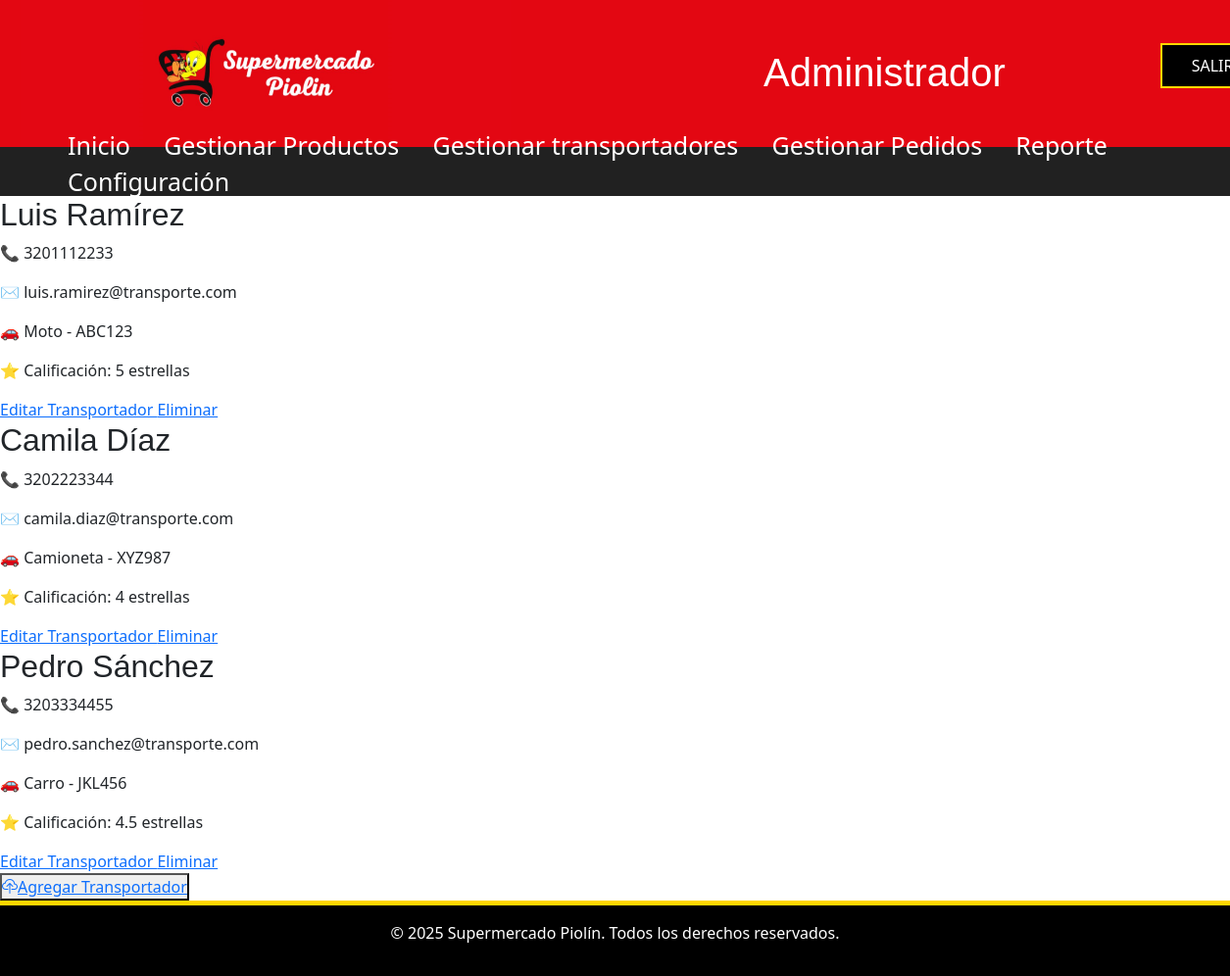
Page /gestion_productos/Gestionar_transportadores.php on the committed database.
### tables this page shows
CREATE TABLE `transportador` (
  `idTransportador` int(11) NOT NULL,
  `nombre` varchar(30) DEFAULT NULL,
  `telefono` varchar(30) DEFAULT NULL,
  `correo` varchar(50) DEFAULT NULL,
  `vehiculo` varchar(30) DEFAULT NULL,
  `placa` varchar(20) DEFAULT NULL,
  `calificacion` varchar(30) DEFAULT NULL
);

### gestion_productos/Gestionar_transportadores.php (the view, shortened to what this page needs)
<?php
$conexion = mysqli_connect("localhost", "root", "", "proyecto_ventas");
$sql = "SELECT * FROM transportador";
$resultado = mysqli_query($conexion, $sql);
?>
<!DOCTYPE html>
<html lang="es">
<head>
    <link rel="stylesheet" href="estilohm.css">
    <link rel="stylesheet" href="../estilos/estiloindex.css">
    <link rel="stylesheet" href="../productos/estilosproductos.css">
    <link href="https://cdn.jsdelivr.net/npm/bootstrap@5.3.8/dist/css/bootstrap.min.css" rel="stylesheet">
    <link rel="stylesheet" href="https://cdn.jsdelivr.net/npm/bootstrap-icons@1.13.1/font/bootstrap-icons.min.css">
</head>
<body>
    <header>
      <div class="logo">
        <img src="../img/Logo.png" width="500px" height="150px">
    </div>
        <div class="titulo">
            <h1 class="textotitulo">Administrador</h1>
        </div>
        <div class="boton">
            <a href="cerrar_sesión.php" class="ingreso">SALIR</a>
        </div>
    </header>
<nav>
  <ul>
    <ul>
        <li><a href="../home/home.php">Inicio</a></li>
        <li><a href="gestioproductos.php">Gestionar Productos</a></li>
        <li><a href="Gestionar_transportadores.php">Gestionar transportadores</a></li>
        <li><a href="#">Gestionar Pedidos</a></li>
        <li><a href="#">Reporte</a></li>
        <li><a href="#">Configuración</a></li>
    </ul>
</nav>
<section>
<div class="transportadores">
<?php while($fila = mysqli_fetch_assoc($resultado)): ?>
  <div class="item">
    <div class="info-producto">
      <h2><?= htmlspecialchars($fila['nombre']) ?></h2>
      <p>📞 <?= htmlspecialchars($fila['telefono']) ?></p>
      <p>✉️ <?= htmlspecialchars($fila['correo']) ?></p>
      <p>🚗 <?= htmlspecialchars($fila['vehiculo']) ?> - <?= htmlspecialchars($fila['placa']) ?></p>
      <p>⭐ Calificación: <?= htmlspecialchars($fila['calificacion']) ?></p>
      <a class="btn-editar"
     href="editar_transportador.php?idTransportador=<?= $fila['idTransportador'] ?>">
     Editar Transportador
     </a>
      <a class="btn-eliminar" href="eliminar_transportador.php?idTransportador=<?= $fila['idTransportador'] ?>"
         onclick="return confirm('¿Seguro que deseas eliminar este transportador?');">Eliminar</a>
    </div>
  </div>
<?php endwhile; ?>
</section>
 <button class="btn-agregar">
        <a href="../gestion_productos/formulario_transportador.php"><i class="bi bi-cloud-upload"></i>Agregar Transportador</a>
        </button>
<footer>
    <p>&copy; 2025 Supermercado Piolín. Todos los derechos reservados.</p>
</footer>
</body>
</html>

### gestion_productos/estilohm.css (style rules this page uses)
* { margin: 0; padding: 0; }
header { background-color: #e30712; width: 100%; height: 150px; display: flex; justify-content: space-around; }
.logo img { display: flex; margin-left: -100px; }
.titulo { background-color: #e30712; width: 177px; height: 50px; margin-top: 50px; display: flex; justify-content: center; }
.textotitulo { background-color: #e30712; color: white; font-size: 40px; font-family: 'Gill Sans', 'Gill Sans MT', Calibri, 'Trebuchet MS', sans-serif; text-align: center; margin-left: 100px; }
.ingreso { background-color: black; color: white; text-decoration: none; text-transform: uppercase; border: 2px solid gold; padding: 10px 30px; overflow: hidden; transition: box-shadow 0.4s; }
.boton { width: 50px; height: 50px; margin-top: 55px; margin-right: -100px; }
nav { background-color: #212121; width: 100%; height: 50px; display: flex; justify-content: center; align-items: center; z-index: 70000000; }
nav li { display: inline; margin-right: 20px; }
nav a { color: white; font-size: 25px; text-decoration: none; margin: 5px; }
footer { background-color: black; color: white; text-align: center; padding: 1rem; }

### estilos/estiloindex.css (style rules this page uses)
:root { --rojo-principal: #e30712; --dorado: #ffd700; --oscuro: #212121; }
body { font-family: 'Open Sans', sans-serif; background-color: #f8f9fa; color: #333; }
h1, h2, h3, .nav-link { font-family: 'Montserrat', sans-serif; }
footer { border-top: 5px solid var(--dorado); }

### rows in the picture
transportador: nombre "Luis Ramírez", telefono "3201112233", correo "luis.ramirez@transporte.com", vehiculo "Moto", placa "ABC123", calificacion "5 estrellas"
transportador: nombre "Camila Díaz", telefono "3202223344", correo "camila.diaz@transporte.com", vehiculo "Camioneta", placa "XYZ987", calificacion "4 estrellas"
transportador: nombre "Pedro Sánchez", telefono "3203334455", correo "pedro.sanchez@transporte.com", vehiculo "Carro", placa "JKL456", calificacion "4.5 estrellas"
